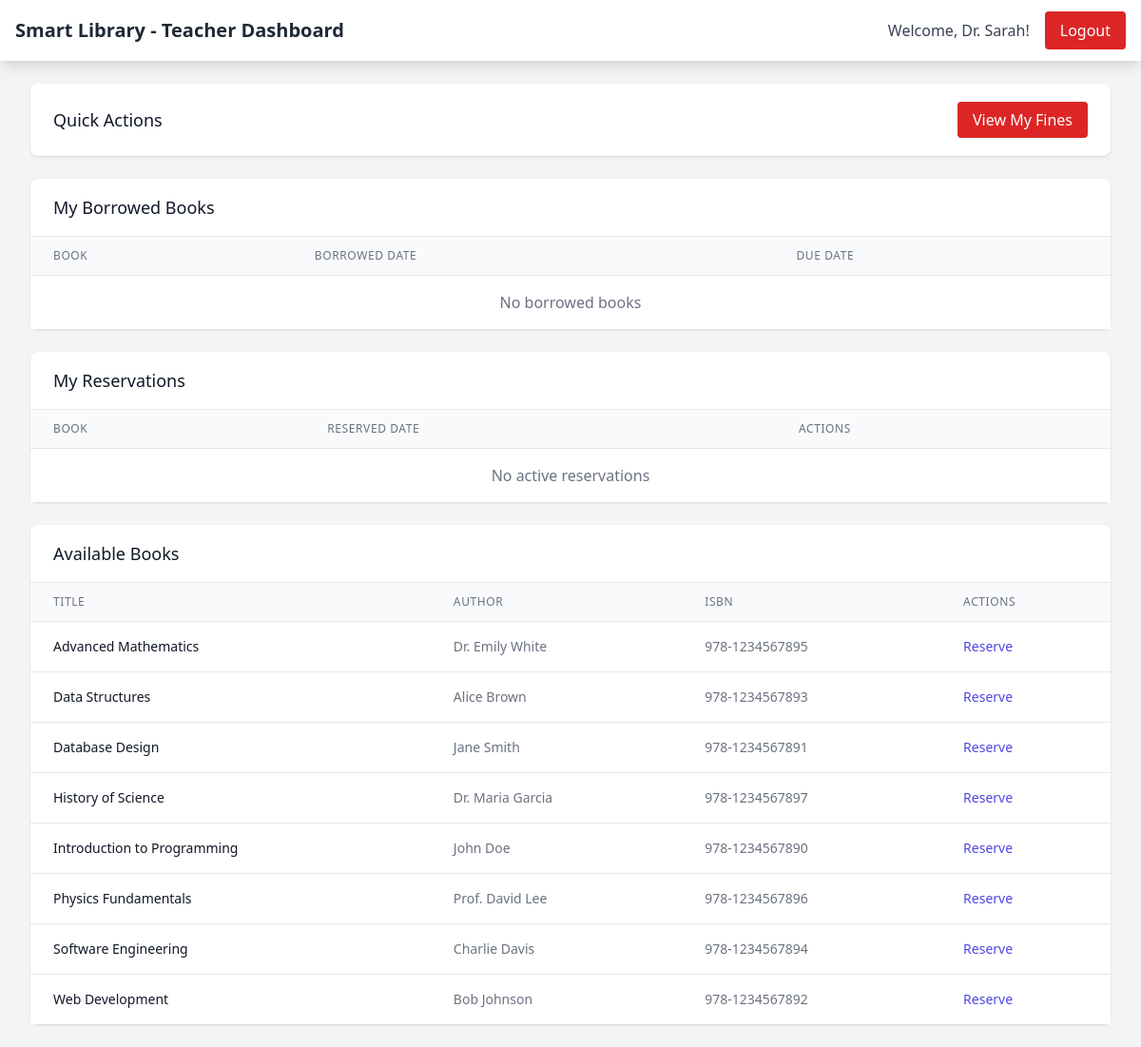
Page /teacher/dashboard.php (signed in) on the committed database.
### tables this page shows
CREATE TABLE books (
    id INT AUTO_INCREMENT PRIMARY KEY,
    title VARCHAR(255) NOT NULL,
    author VARCHAR(255) NOT NULL,
    isbn VARCHAR(20) UNIQUE NULL,
    category VARCHAR(100),
    price DECIMAL(10,2) DEFAULT 0.00,
    status ENUM('available', 'borrowed', 'reserved') DEFAULT 'available',
    created_at TIMESTAMP DEFAULT CURRENT_TIMESTAMP,
    updated_at TIMESTAMP DEFAULT CURRENT_TIMESTAMP ON UPDATE CURRENT_TIMESTAMP
);

### teacher/dashboard.php (the view, shortened to what this page needs)
<?php
$database = new Database();
$db = $database->getConnection();
$semesterManager = new SemesterManager();
$current_semester = $semesterManager->getCurrentSemester();
$query = "SELECT * FROM books WHERE status = 'available' ORDER BY title";
$stmt = $db->prepare($query);
$stmt->execute();
$available_books = $stmt->fetchAll(PDO::FETCH_ASSOC);
$query = "SELECT r.*, b.title, b.author
          FROM reservations r
          JOIN books b ON r.book_id = b.id
          WHERE r.user_id = ? AND r.semester_id = ? AND r.status = 'active'
          ORDER BY r.reservation_date DESC";
$stmt = $db->prepare($query);
$stmt->execute([$_SESSION['user_id'], $current_semester['id']]);
$reservations = $stmt->fetchAll(PDO::FETCH_ASSOC);
$query = "SELECT t.*, b.title, b.author, t.due_date
          FROM transactions t
          JOIN books b ON t.book_id = b.id
          WHERE t.user_id = ? AND t.semester_id = ? AND t.transaction_type = 'borrow' AND t.status = 'active'
          ORDER BY t.transaction_date DESC";
$stmt = $db->prepare($query);
$stmt->execute([$_SESSION['user_id'], $current_semester['id']]);
$borrowed_books = $stmt->fetchAll(PDO::FETCH_ASSOC);
?>
<!DOCTYPE html>
<html lang="en">
<head>
    <script src="https://cdn.tailwindcss.com"></script>
    <link href="https://cdn.jsdelivr.net/npm/flowbite@2.2.1/dist/flowbite.min.css" rel="stylesheet" />
</head>
<body class="bg-gray-100">
    <nav class="bg-white shadow-lg">
        <div class="max-w-7xl mx-auto px-4">
            <div class="flex justify-between h-16">
                <div class="flex items-center">
                    <h1 class="text-xl font-semibold text-gray-800">Smart Library - Teacher Dashboard</h1>
                </div>
                <div class="flex items-center space-x-4">
                    <span class="text-gray-700">Welcome, <?php echo htmlspecialchars($_SESSION['first_name']); ?>!</span>
                    <a href="../logout.php" class="bg-red-600 text-white px-4 py-2 rounded hover:bg-red-700">Logout</a>
                </div>
            </div>
        </div>
    </nav>
    <div class="max-w-7xl mx-auto py-6 sm:px-6 lg:px-8">
        <div class="bg-white shadow rounded-lg p-6 mb-6">
            <div class="flex justify-between items-center">
                <h2 class="text-lg font-medium text-gray-900">Quick Actions</h2>
                <div class="space-x-4">
                    <a href="fines.php" class="bg-red-600 text-white px-4 py-2 rounded hover:bg-red-700">
                        View My Fines
                    </a>
                </div>
            </div>
        </div>
        <div class="bg-white shadow rounded-lg mb-6">
            <div class="px-6 py-4 border-b border-gray-200">
                <h2 class="text-lg font-medium text-gray-900">My Borrowed Books</h2>
            </div>
            <div class="overflow-x-auto">
                <table class="min-w-full divide-y divide-gray-200">
                    <thead class="bg-gray-50">
                        <tr>
                            <th class="px-6 py-3 text-left text-xs font-medium text-gray-500 uppercase tracking-wider">Book</th>
                            <th class="px-6 py-3 text-left text-xs font-medium text-gray-500 uppercase tracking-wider">Borrowed Date</th>
                            <th class="px-6 py-3 text-left text-xs font-medium text-gray-500 uppercase tracking-wider">Due Date</th>
                        </tr>
                    </thead>
                    <tbody class="bg-white divide-y divide-gray-200">
                        <?php if (empty($borrowed_books)): ?>
                            <tr>
                                <td colspan="3" class="px-6 py-4 text-center text-gray-500">No borrowed books</td>
                            </tr>
                        <?php endif; ?>
                    </tbody>
                </table>
            </div>
        </div>
        <div class="bg-white shadow rounded-lg mb-6">
            <div class="px-6 py-4 border-b border-gray-200">
                <h2 class="text-lg font-medium text-gray-900">My Reservations</h2>
            </div>
            <div class="overflow-x-auto">
                <table class="min-w-full divide-y divide-gray-200">
                    <thead class="bg-gray-50">
                        <tr>
                            <th class="px-6 py-3 text-left text-xs font-medium text-gray-500 uppercase tracking-wider">Book</th>
                            <th class="px-6 py-3 text-left text-xs font-medium text-gray-500 uppercase tracking-wider">Reserved Date</th>
                            <th class="px-6 py-3 text-left text-xs font-medium text-gray-500 uppercase tracking-wider">Actions</th>
                        </tr>
                    </thead>
                    <tbody class="bg-white divide-y divide-gray-200">
                        <?php if (empty($reservations)): ?>
                            <tr>
                                <td colspan="3" class="px-6 py-4 text-center text-gray-500">No active reservations</td>
                            </tr>
                        <?php endif; ?>
                    </tbody>
                </table>
            </div>
        </div>
        <div class="bg-white shadow rounded-lg">
            <div class="px-6 py-4 border-b border-gray-200">
                <h2 class="text-lg font-medium text-gray-900">Available Books</h2>
            </div>
            <div class="overflow-x-auto">
                <table class="min-w-full divide-y divide-gray-200">
                    <thead class="bg-gray-50">
                        <tr>
                            <th class="px-6 py-3 text-left text-xs font-medium text-gray-500 uppercase tracking-wider">Title</th>
                            <th class="px-6 py-3 text-left text-xs font-medium text-gray-500 uppercase tracking-wider">Author</th>
                            <th class="px-6 py-3 text-left text-xs font-medium text-gray-500 uppercase tracking-wider">ISBN</th>
                            <th class="px-6 py-3 text-left text-xs font-medium text-gray-500 uppercase tracking-wider">Actions</th>
                        </tr>
                    </thead>
                    <tbody class="bg-white divide-y divide-gray-200">
                        <?php foreach ($available_books as $book): ?>
                        <tr>
                            <td class="px-6 py-4 whitespace-nowrap text-sm font-medium text-gray-900">
                                <?php echo htmlspecialchars($book['title']); ?>
                            </td>
                            <td class="px-6 py-4 whitespace-nowrap text-sm text-gray-500">
                                <?php echo htmlspecialchars($book['author']); ?>
                            </td>
                            <td class="px-6 py-4 whitespace-nowrap text-sm text-gray-500">
                                <?php echo htmlspecialchars($book['isbn']); ?>
                            </td>
                            <td class="px-6 py-4 whitespace-nowrap text-sm font-medium">
                                <form method="POST" class="inline">
                                    <button type="submit" class="text-indigo-600 hover:text-indigo-900">Reserve</button>
                                </form>
                            </td>
                        </tr>
                        <?php endforeach; ?>
                    </tbody>
                </table>
            </div>
        </div>
    </div>
</body>
</html>

### rows in the picture
books: title "Advanced Mathematics", author "Dr. Emily White", isbn "978-1234567895"
books: title "Data Structures", author "Alice Brown", isbn "978-1234567893"
books: title "Database Design", author "Jane Smith", isbn "978-1234567891"
books: title "History of Science", author "Dr. Maria Garcia", isbn "978-1234567897"
books: title "Introduction to Programming", author "John Doe", isbn "978-1234567890"
books: title "Physics Fundamentals", author "Prof. David Lee", isbn "978-1234567896"
books: title "Software Engineering", author "Charlie Davis", isbn "978-1234567894"
books: title "Web Development", author "Bob Johnson", isbn "978-1234567892"

### other values in the picture
$_SESSION['first_name'] "Dr. Sarah"
